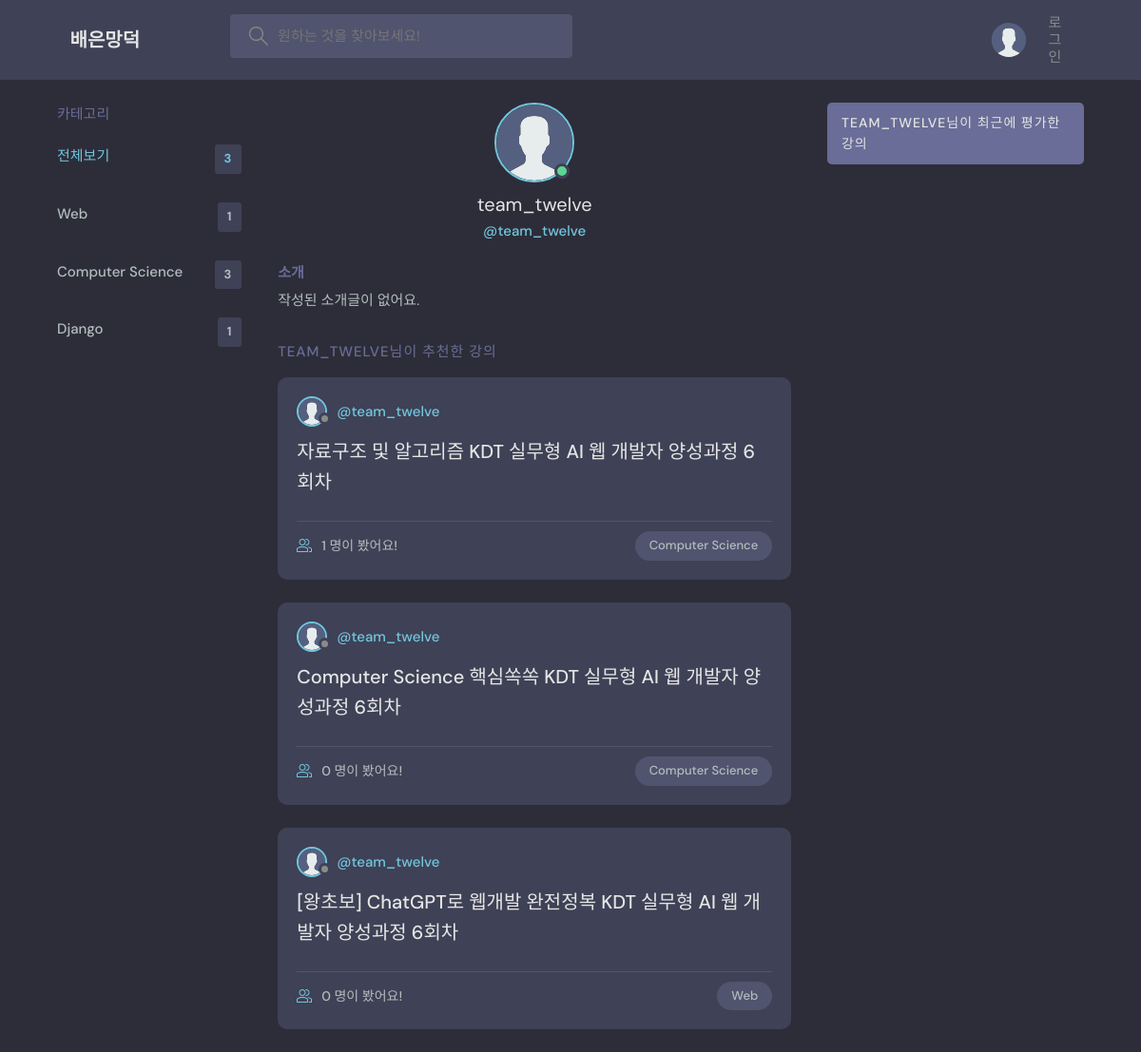
Page /profile/1/ on the committed database.
### base/models.py (models this page shows, shortened)
class Topic(models.Model):
    name = models.CharField(max_length=200)

class Room(models.Model):
    host = models.ForeignKey(User, on_delete=models.SET_NULL, null=True)
    topic = models.ForeignKey(Topic, on_delete=models.SET_NULL, null=True)
    name = models.CharField(max_length=200)
    description = models.TextField(null=True, blank=True)
    participants = models.ManyToManyField(
        User, related_name='participants', blank=True)
    updated = models.DateTimeField(auto_now=True)
    created = models.DateTimeField(auto_now_add=True)
    class Meta:
        ordering = ['-updated', '-created']

### base/views.py (the view)
# urls.py: path('profile/<str:pk>/', views.userProfile, name="user-profile"),
def userProfile(request, pk):
    user = User.objects.get(id=pk)
    rooms = user.room_set.all()
    room_messages = user.message_set.all()
    topics = Topic.objects.all()
    context = {'user': user, 'rooms': rooms,
               'room_messages': room_messages, 'topics': topics}
    return render(request, 'base/profile.html', context)

### base/templates/base/profile.html (shortened to what this page needs)
{% extends 'main.html' %}
{% load static %}
{% block content %}
<head>
</head>
<main class="profile-page layout layout--3">
  <div class="container">
    {% include 'base/topics_component.html' %}
    <div class="roomList">
      <div class="profile">
        <div class="profile__avatar">
          <div class="avatar avatar--large active">
            <img src="{% static 'images/avatar.svg' %}" />
          </div>
        </div>
        <div class="profile__info">
          <h3>{{ user.username }}</h3>
          <p>@{{ user.username }}</p>
        </div>
        <div class="profile__about">
          <h3>소개</h3>
          <p>
            작성된 소개글이 없어요.
          </p>
        </div>
      </div>
      <div class="roomList__header">
        <div>
          <h2>{{ user.username }}님이 추천한 강의</a>
          </h2>
        </div>
      </div>
      {% include 'base/feed_component.html' %}
    </div>
    <div class="activities">
      <div class="activities__header">
        <h2>{{ user.username }}님이 최근에 평가한 강의</h2>
      </div>
    </div>
  </div>
</main>
{% endblock content %}

### templates/main.html (shortened to what this page needs)
<!DOCTYPE html>
{% load static %}
<html lang="kr">
<head>
    <link rel="stylesheet" href="{% static 'styles/style.css' %}" />
</head>
<body>
    {% include 'navbar.html' %}
    {% block content %}
    {% endblock %}
</body>
</html>

### templates/navbar.html (shortened to what this page needs)
{% load static %}
<header class="header header--loggedIn">
    <div class="container">
        <a href="{% url 'home' %}" class="header__logo">
            <h1>배은망덕</h1>
        </a>
        <form class="header__search" method="GET" action="{% url 'home' %}">
            <label>
                <input name="q" placeholder="원하는 것을 찾아보세요!" />
            </label>
        </form>
        <nav class="header__menu">
            {% if request.user.is_authenticated %}
            <div class="header__user">
                <a href="{% url 'user-profile' user.id %}">
                    <div class="avatar avatar--medium active">
                        <img src="{% static 'images/avatar.svg' %}" />
                    </div>
                    <span>@{{ request.user.username }}</span>
                </a>
                <button class="dropdown-button">
                    <svg version="1.1" xmlns="http://www.w3.org/2000/svg" width="32" height="32" viewBox="0 0 32 32">
                        <title>chevron-down</title>
                        <path d="M16 21l-13-13h-3l16 16 16-16h-3l-13 13z"></path>
                    </svg>
                </button>
            </div>
            {% else %}
            <a href="{% url 'login' %}">
                <img src="{% static 'images/avatar.svg' %}" />
                <p>로그인</p>
            </a>
            {% endif %}
        </nav>
    </div>
</header>

### base/templates/base/topics_component.html
<div class="topics">
    <div class="topics__header">
        <h2>카테고리</h2>
    </div>
    <ul class="topics__list">
        <li>
            <a href="{% url 'home' %}" class="active">전체보기 <span>{{topics.count}}</span></a>
        </li>
        {% for topic in topics %}
        <li>
            <a href="{% url 'home' %}?q={{topic.name}}">{{topic.name}}<span>{{topic.room_set.all.count}}</span></a>
        </li>
        {% endfor %}
    </ul>
</div>

### base/templates/base/feed_component.html (shortened to what this page needs)
{% load static %}
{% for room in rooms %}
<div class="roomListRoom">
    <div class="roomListRoom__header">
        <a href="{% url 'user-profile' room.host.id %}" class="roomListRoom__author">
            <div class="avatar avatar--small">
                <img src="{% static 'images/avatar.svg' %}" />
            </div>
            <span>@{{room.host.username}}</span>
        </a>
    </div>
    <div class="roomListRoom__content">
        <a href="{% url 'room' room.id %}">{{room.name}}</a>
    </div>
    <div class="roomListRoom__meta">
        <a href="{% url 'room' room.id %}" class="roomListRoom__joined">
            {{room.participants.all.count}} 명이 봤어요!
        </a>
        <p class="roomListRoom__topic">{{room.topic.name}}</p>
    </div>
</div>
{% endfor %}

### rows in the picture
Topic: name "Web", room_set.all.count "1"
Topic: name "Computer Science", room_set.all.count "3"
Topic: name "Django", room_set.all.count "1"
Room: host.username "team_twelve", name "자료구조 및 알고리즘 KDT 실무형 AI 웹 개발자 양성과정 6회차", participants.all.count "1", topic.name "Computer Science"
Room: host.username "team_twelve", name "Computer Science 핵심쏙쏙 KDT 실무형 AI 웹 개발자 양성과정 6회차", participants.all.count "0", topic.name "Computer Science"
Room: host.username "team_twelve", name "[왕초보] ChatGPT로 웹개발 완전정복 KDT 실무형 AI 웹 개발자 양성과정 6회차", participants.all.count "0", topic.name "Web"

### other values in the picture
{{ topics.count }} "3"
{{ user.username }} "team_twelve"
{{ user.username }} "TEAM_TWELVE"
